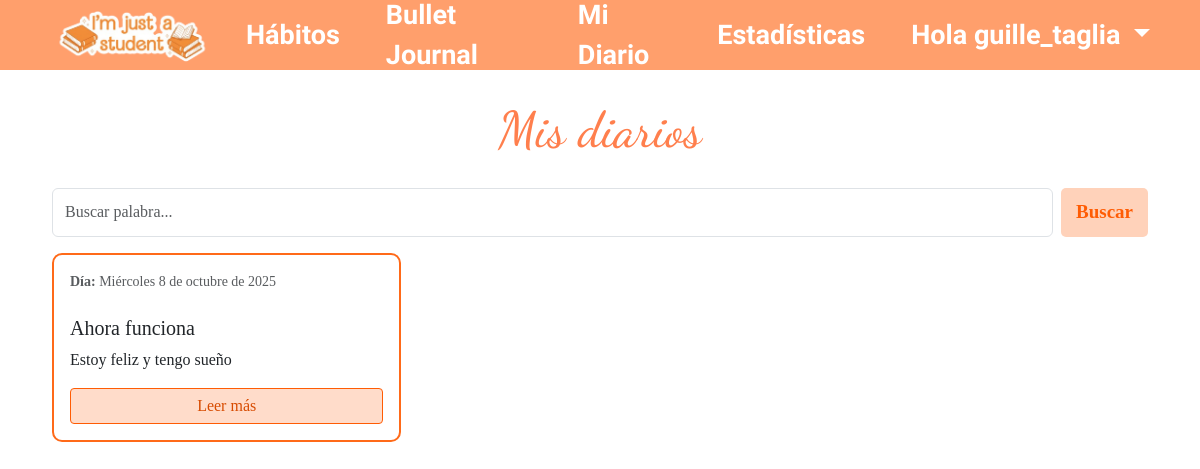
The page /diary/list/ (signed in) on the database its author committed.
### bullet_journal/models.py (models this page shows, shortened)
class Journal(models.Model):
    user = models.ForeignKey(User, on_delete=models.CASCADE)
    date = models.DateField()
    mood = models.CharField(max_length=50)
    sleep_hours = models.FloatField(null=True)
    water_glasses = models.IntegerField(null=True)
    exercise = models.BooleanField(default=False)
    image = models.ImageField(upload_to='journal_images/', null=True, blank=True)
    title = models.CharField(max_length=200, blank=True, null=True)  # Título del día
    diary_entry = models.TextField(blank=True, null=True)  # Descripción del día
    diary_image = models.ImageField(upload_to='diary_images/', null=True, blank=True)  # Imagen para el diario
    custom_habits_data = models.JSONField(default=dict, blank=True)
    class Meta:
        unique_together = ('user', 'date')

### bullet_journal/views/journal_views.py (the view)
# urls.py: path('diary/list/', diary_list, name='diary_list'),
@login_required
def diary_list(request):
    query = request.GET.get('q', '').strip()  # texto de búsqueda
    diary_entries = Journal.objects.filter(user=request.user)
    diary_entry = diary_entries.exclude(
        title__isnull=True, diary_entry__isnull=True
    ).exclude(title='', diary_entry='')
    if query:
        diary_entries = diary_entries.filter(
            Q(title__icontains=query) | Q(diary_entry__icontains=query)
        )
    diary_entries = diary_entries.order_by('-date')
    return render(request, 'bullet_journal/journal/diary_list.html', {
        'diary_entries': diary_entries,
        'query': query,
    })

### bullet_journal/templates/bullet_journal/journal/diary_list.html (shortened to what this page needs)
{% extends "header.html" %}
{% load static %}
{% load i18n %}
    {% block extra_head %}
    <link rel="stylesheet" href="{% static 'bullet_journal/css/styles.css' %}">
    {% endblock %}
{% block contenido %}
<body>
    <div class="container">
        <div class="journal-form">
            <h1>Mis diarios</h1>
            <form method="get" action="{% url 'diary_list' %}" class="d-flex" style="gap: 8px;">
                <input type="text" name="q" value="{{ query }}"
                class="form-control" placeholder="Buscar palabra...">
                <button type="submit" class="btn btn-secondary">Buscar</button>
            </form>
            {% if diary_entries %}
                <div class="row">
                    {% for entry in diary_entries %}
                        {% if entry.title %}
                            <div class="col-md-6 col-lg-4 mb-4">
                                <div class="card h-100 border-orange">
                                    <div class="card-body d-flex flex-column">
                                        <div class="card-title">
                                            <small class="text-muted">
                                                <div class="diary-date" data-date="{{ entry.date|date:'Y-m-d' }}" data-pk="{{ entry.pk }}">
                                                    {% language 'es' %}
                                                        <p><strong>Día:</strong> {{ entry.date|date:"l"|title }} {{ entry.date|date:"j \d\e F \d\e Y" }}</p>
                                                    {% endlanguage %}
                                                </div>
                                            </small>
                                        </div>
                                        <div class="tituloDiario">
                                            <h5 >{{ entry.title }}</h5>
                                        </div>
                                        <p class="card-text flex-grow-1">
                                            {% if entry.diary_entry %}
                                                {{ entry.diary_entry|truncatewords:30 }}
                                            {% else %}
                                                <em class="text-muted">Sin descripción</em>
                                            {% endif %}
                                        </p>
                                        <a href="{% url 'diary_detail' entry.pk %}"
                                        class="btn btn-outline-primary mt-auto">
                                            Leer más
                                        </a>
                                    </div>
                                </div>
                            </div>
                            {% endif %}
                        {% endfor %}
                        </div>
                    </div>
                </div>
            {% endif %}
</body>
{% endblock %}

### bullet_journal/templates/header.html (shortened to what this page needs)
{% load static %}
<html>
<head>
    <link href="https://cdn.jsdelivr.net/npm/bootstrap@5.3.3/dist/css/bootstrap.min.css" rel="stylesheet">
    <link rel="stylesheet" href="{% static 'bullet_journal/css/styles.css' %}">
    {% block extra_head %}{% endblock %}
</head>
<body>
<header>
<nav class="navbar navbar-expand-lg navbar-light custom-header">
  <div class="container-fluid">
    <a class="navbar-brand" href="{% url 'home' %}">
      <img src="{% static 'bullet_journal/images/logo1.png' %}" alt="Logo" class="logo-img">
    </a>
    <div class="collapse navbar-collapse" id="navbarContent">
      <ul class="navbar-nav ms-auto nav-links">
        <li class="nav-item">
          <a class="nav-link" href="{% url 'manage_habits' %}">Hábitos</a>
        </li>
        <li class="nav-item">
          <a class="nav-link" href="{% url 'journal_list' %}">Bullet Journal</a>
        </li>
        <li class="nav-item">
          <a class="nav-link" href="{% url 'diary_list' %}"> Mi Diario</a>
        </li>
        <li class="nav-item">
          <a class="nav-link" href="{% url 'stadistics' %}">Estadísticas</a>
        </li>
          {% if user.is_authenticated %}
          <li class="nav-item dropdown">
            <a class="nav-link dropdown-toggle" href="#" id="userDropdown" role="button" data-bs-toggle="dropdown" aria-expanded="false">
              Hola {{ user.username }}
            </a>
          </li>
        {% endif %}
      </ul>
    </div>
  </div>
</nav>
</header>
<main>
    {% block contenido %}{% endblock %}
</main>
</body>
</html>

### bullet_journal/static/bullet_journal/css/styles.css (style rules this page uses)
.custom-header { display: flex; justify-content: space-between; align-items: center; background-color: #ff9f6c; color: white; padding: 15px 30px; position: fixed; top: 0; left: 0; width: 100%; height: 70px; z-index: 1000; }
.logo-img { width: 180px; height: auto; }
.nav-links { list-style: none; display: flex; gap: 30px; align-items: center; }
.nav-links a { text-decoration: none; color: white; font-weight: bold; transition: color 0.3s; font-family: 'Amatic SC', cursive; font-size: 27px; }
.nav-item.dropdown .nav-link.dropdown-toggle { color: white !important; }
* { margin: 0; padding: 0; box-sizing: border-box; }
.journal-form { height: 100vh; margin: 0; font-family: 'Times New Roman', Times, serif; padding: 10px; padding-top: 0; }
h1 { margin-top: 80px; padding: 20px; font-family: 'Dancing Script', cursive; color: #ff7f4d; font-size: 50px; text-align: center; }
.btn.btn-secondary { font-family: 'Times New Roman', Times, serif; font-size: 19px; background-color: #ffd2ba; color: #ff5c04; border: none; padding: 10px 15px; border-radius: 5px; font-weight: bold; }
:root { --cell: 28px; --gap: 2px; --border: #333; font-family: Arial, sans-serif; }
.border-orange { border: 2px solid #ff6a19 !important; border-radius: 10px !important; }
.btn.btn-outline-primary.mt-auto { font-family: 'Times New Roman', Times, serif; font-size: 16px; background-color: #ffdcca; color: #d74b00; border: 1px solid #ff5c04; padding: 5px 10px; border-radius: 4px; }

### rows shown on the page
Journal: date "Miércoles", date "8 de octubre de 2025", title "Ahora funciona", diary_entry "Estoy feliz y tengo sueño"

### other values the page prints
{{ user.username }} "guille_taglia"
